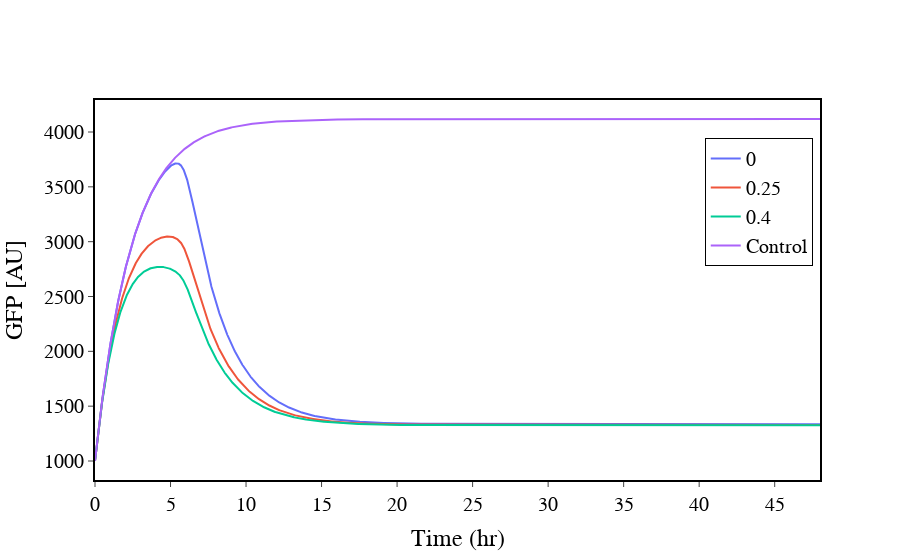

Notebook code cell kept with this figure:
### Markdown cell above
### dynamics of qcrispri when leakiness of dCas9 expressing promoter is varied

### Code cell
### dynamics of changing leakiness
x = t
fig = go.Figure()

for i in [0, alpha0, round(alpha0*1.5, 1)]:
    #x = gfp_leaky[gfp_leaky["alphaT_value"] == i].N
    y = gfp_leaky[gfp_leaky["alphaT_value"] == i].GFP
    fig.add_trace(go.Scatter(x = t, y = y, name = i))
yc = gfp_leaky[gfp_leaky["alphaT_value"] == 0].control
fig.add_trace(go.Scatter(x = t, y = yc, name = 'Control' ))

fig.update_layout( xaxis_title='Time (hr)', yaxis_title='GFP [AU]')
fig.update_layout(font=dict(size=20))
fig.update_layout(legend=dict(yanchor="top",y=0.90,xanchor="right",x=0.99,bgcolor="rgba(0,0,0,0)", bordercolor="Black",
        borderwidth=1))
fig.update_layout({'paper_bgcolor':'rgba(0,0,0,0)','plot_bgcolor':'rgba(0,0,0,0)'})
fig.update_xaxes(showgrid=False, linewidth=2, linecolor='black', mirror=True)
fig.update_yaxes(showgrid=False, linewidth=2, linecolor='black', mirror=True)
fig.update_layout(font_family="Verdana", font_color="black")
fig.update_xaxes(ticks="outside",tickson="boundaries",ticklen=5)
fig.update_yaxes(ticks="outside",tickson="boundaries",ticklen=5)
fig.show()

### Figure 1 — Plotly figure (JSON) as saved in the notebook; plotly's stock layout.template omitted (floating-point values rounded to 4 significant figures; data arrays with more than 128 entries replaced by an {"elided": "..."} marker saying what was removed)
{"data": [{"name": "0", "type": "scatter", "x": {"elided": "3000 float values"}, "y": {"elided": "3000 float values"}}, {"name": "0.25", "type": "scatter", "x": {"elided": "3000 float values"}, "y": {"elided": "3000 float values"}}, {"name": "0.4", "type": "scatter", "x": {"elided": "3000 float values"}, "y": {"elided": "3000 float values"}}, {"name": "Control", "type": "scatter", "x": {"elided": "3000 float values"}, "y": {"elided": "3000 float values"}}], "layout": {"font": {"color": "black", "family": "Verdana", "size": 20}, "legend": {"bgcolor": "rgba(0,0,0,0)", "bordercolor": "Black", "borderwidth": 1, "x": 0.99, "xanchor": "right", "y": 0.9, "yanchor": "top"}, "paper_bgcolor": "rgba(0,0,0,0)", "plot_bgcolor": "rgba(0,0,0,0)", "xaxis": {"linecolor": "black", "linewidth": 2, "mirror": true, "showgrid": false, "ticklen": 5, "ticks": "outside", "tickson": "boundaries", "title": {"text": "Time (hr)"}}, "yaxis": {"linecolor": "black", "linewidth": 2, "mirror": true, "showgrid": false, "ticklen": 5, "ticks": "outside", "tickson": "boundaries", "title": {"text": "GFP [AU]"}}}}
